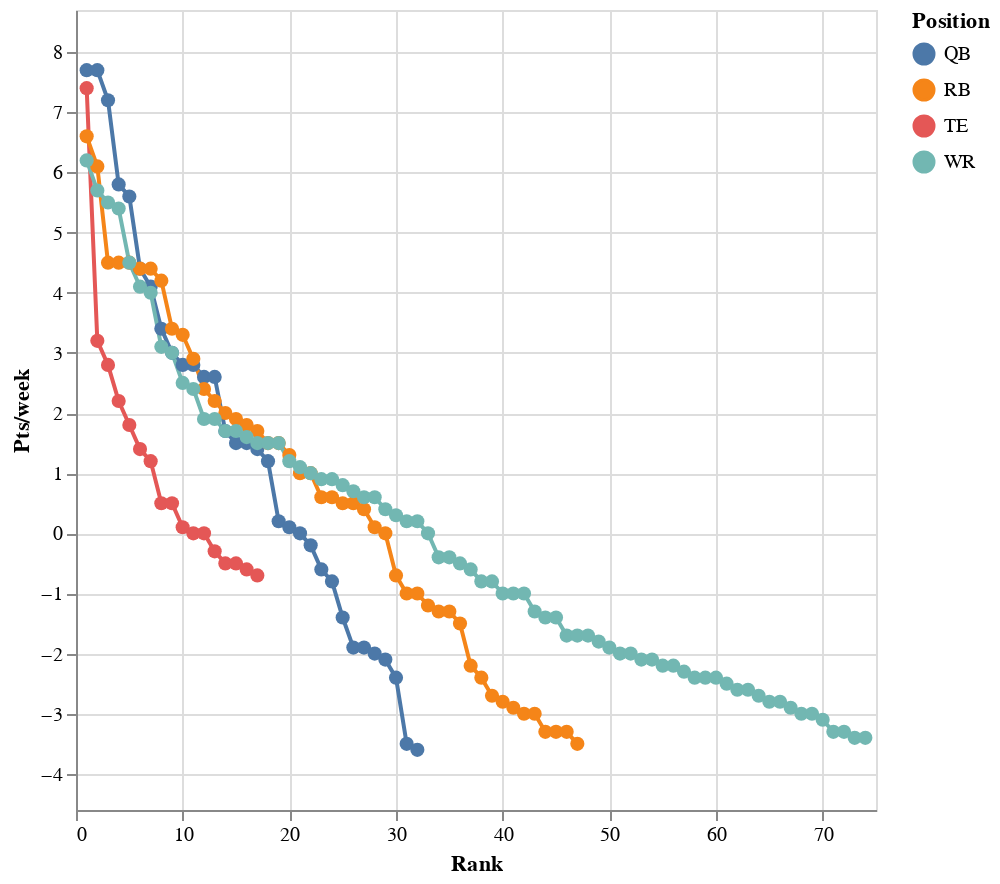

Notebook source saved alongside this figure:
### Markdown cell above
## Real data discussion

We will be taking some data from [football absurdity](https://footballabsurdity.com/draft-sheet-form/?teams=10&bn=8&qb=1&rb=2&wr=2&te=1&qrwt=1&rwt=2&patd=4&rutd=6&retd=6&payd=0.04&ruyd=0.1&reyd=0.1&int=-1.0&rec=0.5&fum=-2.0).
This data assigns a "value" to each player (useful for auction drafts) based on league settings.
Regardless, the name of the game is still to maximize our team's overall value.
You could imagine substituting this data with some other data that assigns a fantasy estimate to each player.

Unlike our toy example, we cannot simply enumerate the extensive draft strategy variance in a 12-team league. 
In these situations, people like to think in terms of "tiers of players" -- if I miss out on drafting a tier 1 RB in favor of a tier 1 WR, what could the next RB look like (tier 2 or 3?).
In a rough estimation of a "draft simulation", you could compute relative opportunity based on what the next-best-player might look like (RB1 versus RB2), or the worst case scenario (if you draft first pick with RB1 and everyone else in the snake draft picks RBs, you might be comparing RB1 versus RB23), or some combination of the two ideas.
Then, compare that RB relative opportunity against the respective WR relative opportunity.
The larger relative opportunity should be used to draft the optimal player.

In the plot below, we have plotted the players and their values, sorted by rank and colored by position.
This should help to visualize the positional landscape.

### Code cell
import pandas as pd
import altair as alt

# Load some data
df = pd.read_csv("files/2023footballsheet.csv")

# Construct (interactive) altair chart
selector_legend = alt.selection_point(fields=["Position"], bind="legend")
(
    alt.Chart(
        df, 
        height=400, width=400
    )
    .mark_line(point=True)
    .encode(
        x=alt.X("Rank:Q").scale(
            domain=(
                df["Rank"].min() - 1, 
                df["Rank"].max() + 1
            )
        ),
        y=alt.Y("Pts/week:Q").scale(
            domain=(
                df["Pts/week"].min() - 1, 
                df["Pts/week"].max() + 1
            )
        ),
        color=alt.Color("Position:N"),
        tooltip=["Name", "Rank", "Pts/week"],
        opacity=alt.condition(selector_legend, alt.value(1), alt.value(0.2))
    )
    .add_params(selector_legend)
    .configure_point(size=50)
)

### Figure 1 — Vega-Lite specification as saved in the notebook (floating-point values rounded to 4 significant figures; data arrays with more than 128 entries replaced by an {"elided": "..."} marker saying what was removed)
{"config": {"view": {"continuousWidth": 300, "continuousHeight": 300}, "point": {"size": 50}}, "data": {"name": "data-f86d65ee1d9c1ae3925f96d17232c51f"}, "mark": {"type": "line", "point": true}, "encoding": {"color": {"field": "Position", "type": "nominal"}, "opacity": {"condition": {"param": "param_5", "value": 1}, "value": 0.2}, "tooltip": [{"field": "Name", "type": "nominal"}, {"field": "Rank", "type": "quantitative"}, {"field": "Pts/week", "type": "quantitative"}], "x": {"field": "Rank", "scale": {"domain": [0.0, 75.0]}, "type": "quantitative"}, "y": {"field": "Pts/week", "scale": {"domain": [-4.6, 8.7]}, "type": "quantitative"}}, "height": 400, "params": [{"name": "param_5", "select": {"type": "point", "fields": ["Position"]}, "bind": "legend"}], "width": 400, "$schema": "https://vega.github.io/schema/vega-lite/v5.8.0.json", "datasets": {"data-f86d65ee1d9c1ae3925f96d17232c51f": {"elided": "170 records"}}}
